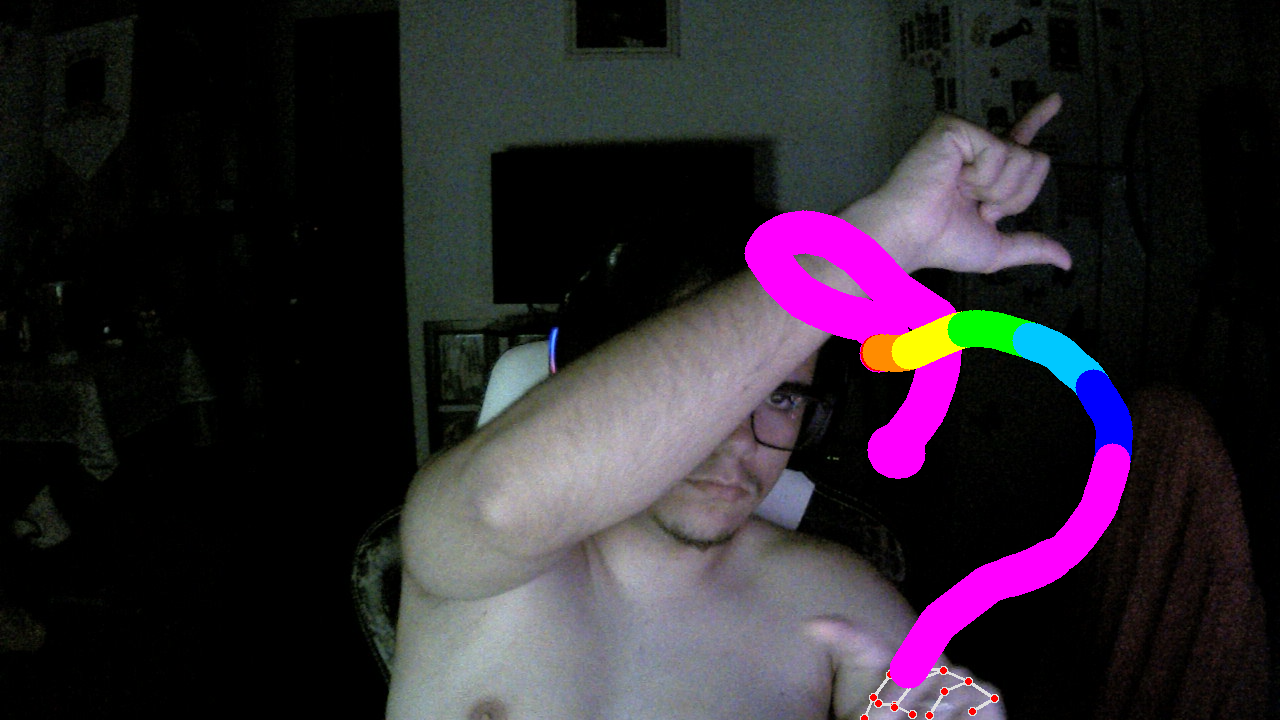
#> input picture versions/v7/galeria/desenho_2026-08-19_01-03-04.png, 1280 x 720 px, given in place of the camera
$ python main7.py
#> lines starting #> are read from the running program, lines starting #| are printed output that depends on the picture
"""
TELA INICIAL:
    Clique no botao [D] Destro   OU pressione D  -> mão DIREITA desenha, mão ESQUERDA configura
    Clique no botao [C] Canhoto  OU pressione C  -> mão ESQUERDA desenha, mão DIREITA configura
    ESC ou Q                                     -> sair sem abrir o programa

  MÃO QUE DESENHA:
      - Dedo indicador levantado sozinho  -> Desenhar
      - Mao aberta (4 dedos levantados)   -> Borracha local
      - Joia / thumbs-up (so o polegar)   -> Salvar o desenho na galeria

  MÃO QUE CONFIGURA:
      - Indicador no topo da tela          -> Seleciona cor na paleta
      - Pinca (polegar + indicador)        -> Ajusta tamanho do bico do lapis
      - Mao aberta (4 dedos levantados)    -> Apaga TUDO (limpa o canvas inteiro)

  Teclado:
      - Tecla 'c'       -> Limpar a tela toda
      - Tecla 'q' / ESC -> Sair
"""

import time
import math
import os
from datetime import datetime

import cv2
import numpy as np
import mediapipe as mp

# =================================================================================
# CONFIGURACOES GERAIS
# =================================================================================

LARGURA_CAM = 1280
ALTURA_CAM = 720

# resolução usada SO para a deteccao da mão (menor = mais rapido).
LARGURA_PROCESSAMENTO = 640

COR_PINCEL_INICIAL = (255, 0, 255)
ESPESSURA_PINCEL_INICIAL = 15
RAIO_BORRACHA = 60

MIN_CONFIANCA_DETECCAO = 0.7
MIN_CONFIANCA_RASTREIO = 0.6
COMPLEXIDADE_MODELO = 1

ALPHA_SUAVIZACAO = 0.5            # 0 = suaviza muito (mas atrasa a linha), 1 = sem suavizar (tremido)
SALTO_MAXIMO_PX = 180             # ignora movimentos maiores que isso num unico frame (provavel erro)
FRAMES_PARA_CONFIRMAR_GESTO = 3   # frames seguidos com o mesmo gesto ate ele "valer"
FRAMES_TOLERANCIA_PERDA_MAO = 6   # quantos frames aguenta sem ver a mão antes de resetar o traco

PASTA_GALERIA = os.path.join(os.path.dirname(os.path.abspath(__file__)), "galeria")
COOLDOWN_SALVAR = 2.0
COOLDOWN_CLEAR = 1.5

PALETA_CORES = [
    (0, 0, 255),
    (0, 140, 255),
    (0, 255, 255),
    (0, 255, 0),
    (255, 200, 0),
    (255, 0, 0),
    (255, 0, 255),
    (255, 255, 255),
]
ALTURA_PALETA = 80

TITULO_JANELA = "Projeto Semana Aberta"


# =================================================================================
# CLASSES DE ESTABILIDADE
# =================================================================================

class FiltroSuavizacao:
    """
    Suaviza um ponto (x, y) ao longo do tempo usando media movel exponencial
    (EMA) e ignora saltos bruscos de posicao num unico frame (provavel erro
    de deteccao, tipo quando o MediaPipe erra a posicao por 1 frame).
    """

    # [21 lines left out: functions __init__, atualizar, not called in this run]

    def resetar(self):
        self.valor = None


class EstabilizadorDeGesto:
    """
    Evita que o modo (desenhar/apagar/salvar/ocioso) fique "piscando" por
    causa de uma leitura errada de 1 unico frame. So confirma a troca de
    modo depois que o MESMO gesto aparecer 'frames_para_confirmar' vezes
    seguidas.
    """

    # [127 lines left out: functions __init__, atualizar, resetar, dedos_levantados, mao_do_usuario, identificar_modo_mao_desenho and 5 more, not called in this run]


# =================================================================================
# >>> NOVO v7: TELA INICIAL - ESCOLHA DESTRO / CANHOTO
# =================================================================================

def escolher_lateralidade(captura):
    """
    Mostra uma tela inicial (com a webcam ao fundo, so pra nao ficar uma
    tela preta parada) pedindo pra pessoa escolher se ela e destra ou
    canhota - clicando com o MOUSE em cima do botao, ou pelo TECLADO
    (D/C) como alternativa. Essa escolha decide qual mão fisica vai
    desenhar e qual vai configurar (cor/tamanho/limpar tudo) no resto do
    programa.

    Por que mouse/teclado e nao gesto? Porque essa e a decisao mais
    importante de tudo - se ela sair errada, todo o resto do app fica
    "trocado". Um clique ou uma tecla sao 100% confiaveis; um gesto de
    reconhecimento poderia falhar justamente na pior hora (antes mesmo da
    pessoa saber usar o sistema).

    Retorna "destro", "canhoto" ou None (se a pessoa pediu pra sair).
    """
    # >>> NOVO: guarda a posicao/clique do mouse. Precisa ser algo MUTAVEL
    # (dict) porque o callback do OpenCV roda numa closure separada e so
    # assim consegue "avisar" o loop principal, la embaixo, do que aconteceu.
    mouse = {"pos": None, "clique": None}

    # [4 lines left out: function ao_evento_mouse, not called in this run]

    cv2.namedWindow(TITULO_JANELA)
    cv2.setMouseCallback(TITULO_JANELA, ao_evento_mouse)

    def dentro_do_botao(pos, p1, p2):
        if pos is None:
            return False
        return p1[0] <= pos[0] <= p2[0] and p1[1] <= pos[1] <= p2[1]

    while True:
        ok, frame = captura.read()
#> frame is the input picture: shape (720, 1280, 3); mean B, G, R 46.9, 38, 45.7
        if ok:
            frame = cv2.flip(frame, 1)
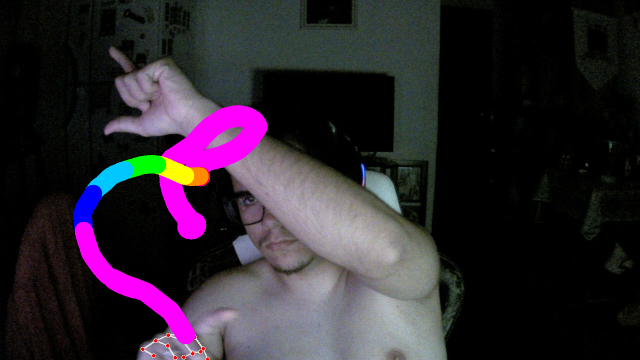
#> frame: shape (720, 1280, 3) (shown at 1/2 size); mean B, G, R 46.9, 38, 45.7
        else:
            # Sem frame da webcam (raro, mas evita travar a tela de escolha)
            frame = np.zeros((ALTURA_CAM, LARGURA_CAM, 3), dtype=np.uint8)

        altura, largura = frame.shape[:2]

        # escurece o fundo pra destacar o texto
        escurecido = frame.copy()
        cv2.rectangle(escurecido, (0, 0), (largura, altura), (10, 10, 10), cv2.FILLED)
#> escurecido: shape (720, 1280, 3); every value is 10
        cv2.addWeighted(escurecido, 0.6, frame, 0.4, 0, frame)
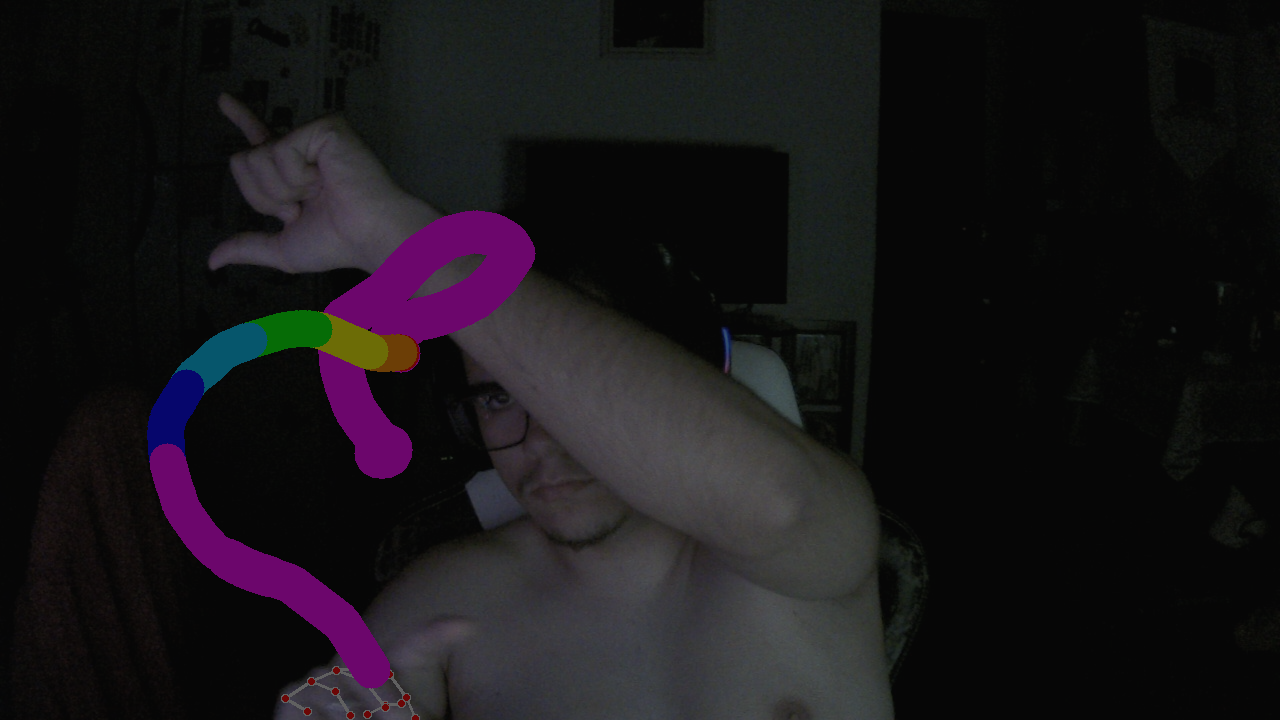
#> frame: shape (720, 1280, 3); mean B, G, R 24.8, 21.2, 24.2

        cv2.putText(frame, "Escolha uma opção", (largura // 2 - 260, altura // 2 - 150),
                    cv2.FONT_HERSHEY_SIMPLEX, 1.3, (255, 255, 255), 3)

        # >>> NOVO: cantos dos botoes guardados em variaveis - sao usados
        # tanto pra desenhar o retangulo quanto pra checar hover/clique.
        destro_p1 = (largura // 2 - 360, altura // 2 - 90)
#> (the rest of the program and of its run is left out)
